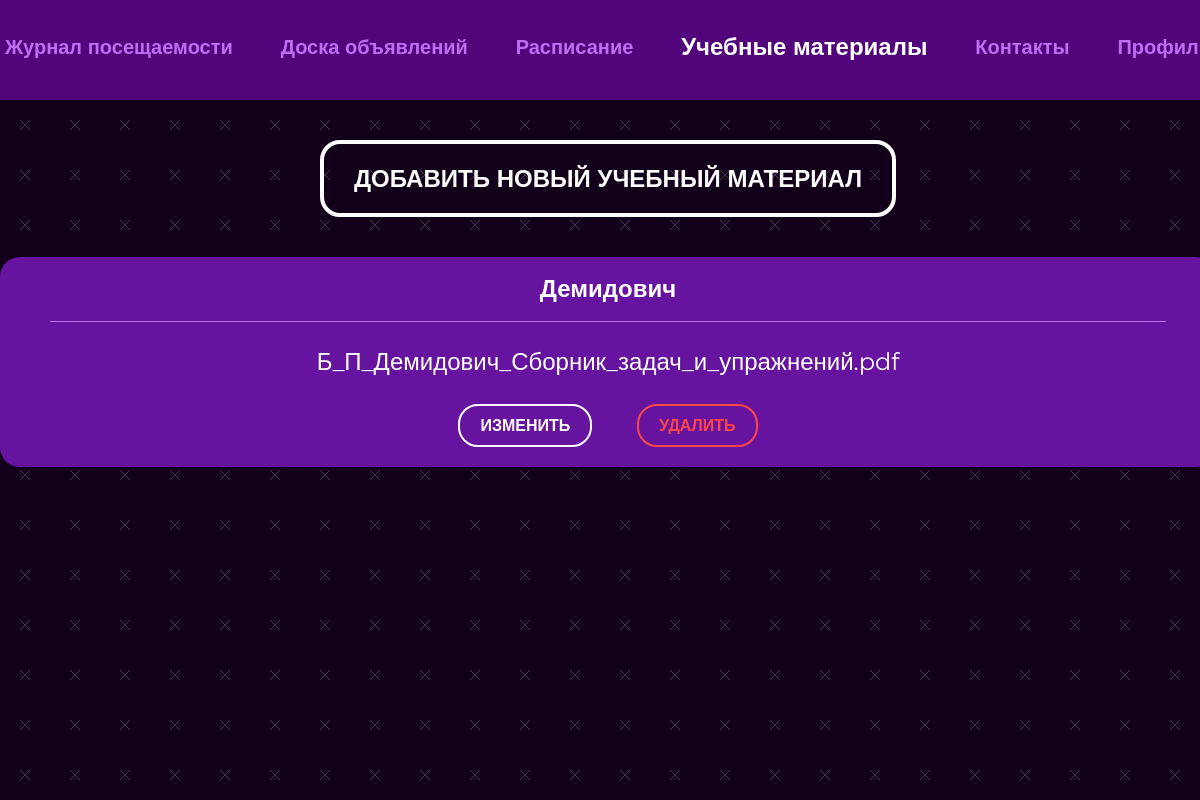
Page /materials on the earlier database version.
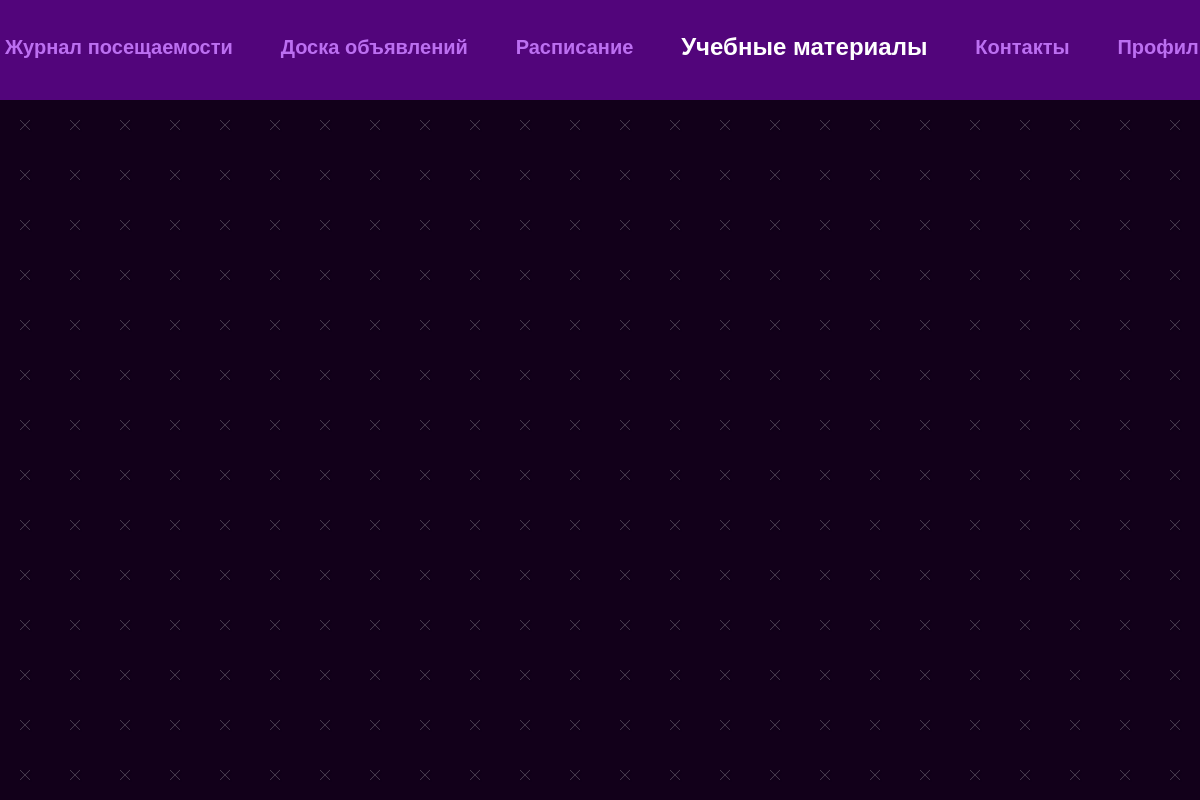
Same page on the later database version.
### main/models.py (models this page shows, shortened)
class StudyMaterial(models.Model):
    name = models.CharField(max_length=50)
    file = models.FileField()
    room = models.ForeignKey(Room, on_delete=models.CASCADE)

### main/views.py (the view)
# urls.py: path('materials', views.materials, name='materials'),
def materials(request):
    materials = StudyMaterial.objects.all()
    contex = {
        'materials': materials,
        'navbar': 'materials'
    }
    return render(request, "main/train_material.html", context=contex)

### main/templates/main/train_material.html (shortened to what this page needs)
{% extends 'main/base.html' %}
{% load static %}
{% block style %}
    <link rel="stylesheet" href="{% static 'main/css/main.css' %}">
    <link
        rel="stylesheet"
        href="https://cdnjs.cloudflare.com/ajax/libs/animate.css/4.1.1/animate.min.css"
    />
{% endblock style %}
{% block content %}
 <div class="container">
          <div class="train-material__container">
              {% for elem in materials %}
            <button class="btn btn-modal">ДОБАВИТЬ НОВЫЙ УЧЕБНЫЙ МАТЕРИАЛ</button>
            <div class="train-material__cell">
              <h4 class="train-material__title">
                {{ elem.name }}
              </h4>
              <a class="train-material__link" href="https://www.google.com">{{ elem.file }}</a>
              <div class="train-material__btns">
                <button class="mini-btn btn-change">ИЗМЕНИТЬ</button>
                <button class="mini-btn btn-cancel">
                  УДАЛИТЬ
                </button>
              </div>
            </div>
            {% endfor %}
          </div>
 </div>
{% endblock content %}

Differences in the rows shown:
removed StudyMaterial: name "Демидович", file "Б_П_Демидович_Сборник_задач_и_упражнений.pdf"
